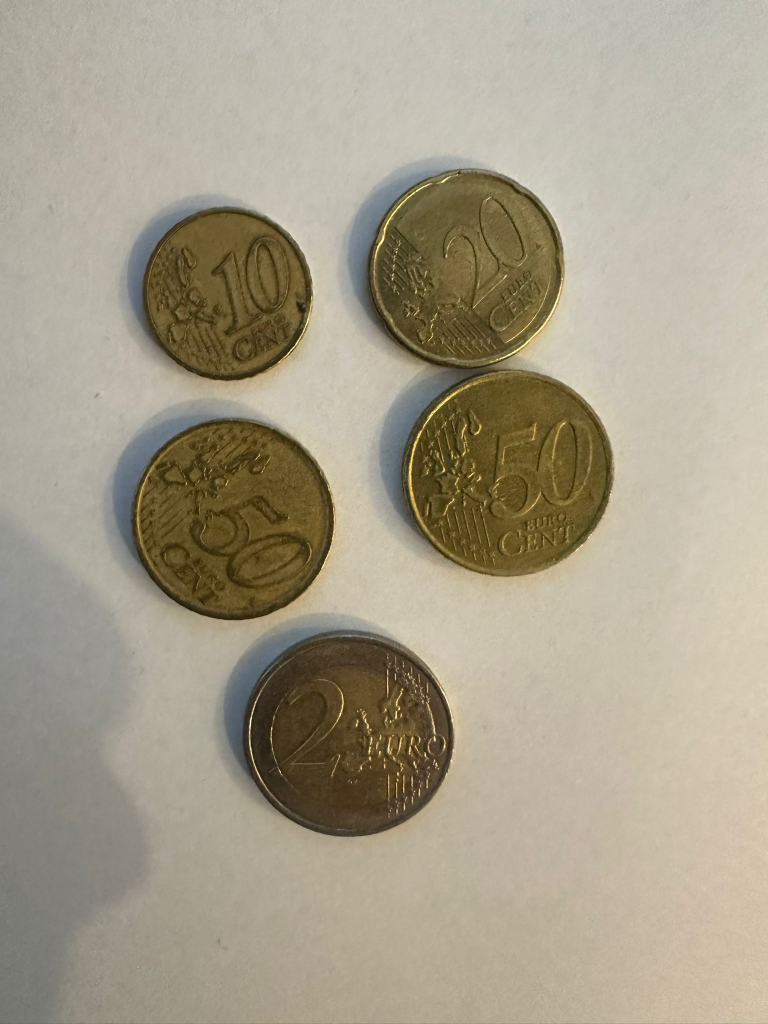
#> input picture base_images_validation/WhatsApp Image 2026-02-11 at 15.38.17 (2).jpeg, 1536 x 2048 px (shown at 1/2 size)
$ python otsu_egemen.py
#> lines starting #> are read from the running program, lines starting #| are printed output that depends on the picture; after the words box and inside, x2 and y2 are one past the last pixel; in counts of white or black regions, pixels touching at a corner belong together
import cv2
import numpy as np
import math

def compter_pieces_avance(image_path, min_area=1500, show_steps=True):
    # 1. Chargement de l'image
#> called with min_area = 1500, show_steps = True
    img = cv2.imread(image_path)
#> img is the input picture: shape (2048, 1536, 3); mean B, G, R 138.3, 158, 166.2
    if img is None:
        print(f"Erreur : Image introuvable -> {image_path}")
        return

    output = img.copy()

    # 2. Prétraitement : Conversion en nuances de gris et floutage
    # Le flou médian est idéal pour supprimer les détails (gravures) sur les pièces
    gris = cv2.cvtColor(img, cv2.COLOR_BGR2GRAY)
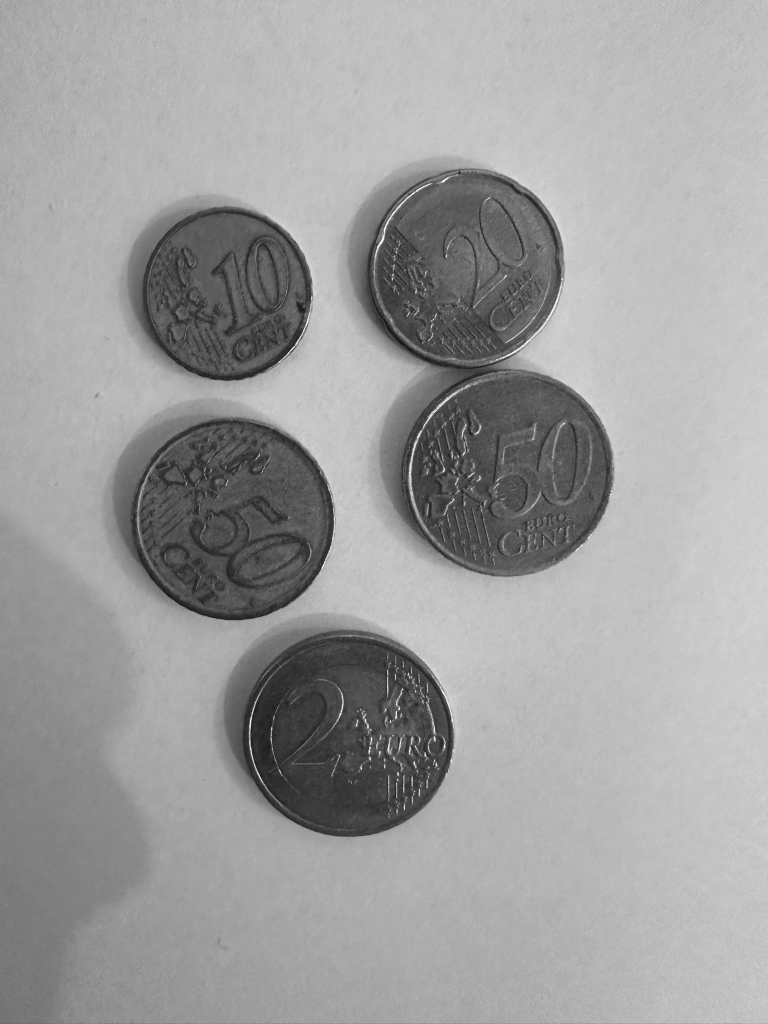
#> gris: shape (2048, 1536) (shown at 1/2 size); min 9, max 251, mean 158.2
    flou = cv2.medianBlur(gris, 7)

    # 3. Seuillage d'Otsu (Binarisation automatique)
    # On utilise THRESH_BINARY_INV car les pièces sont généralement plus sombres que le fond
    _, seuil = cv2.threshold(flou, 0, 255, cv2.THRESH_BINARY_INV + cv2.THRESH_OTSU)
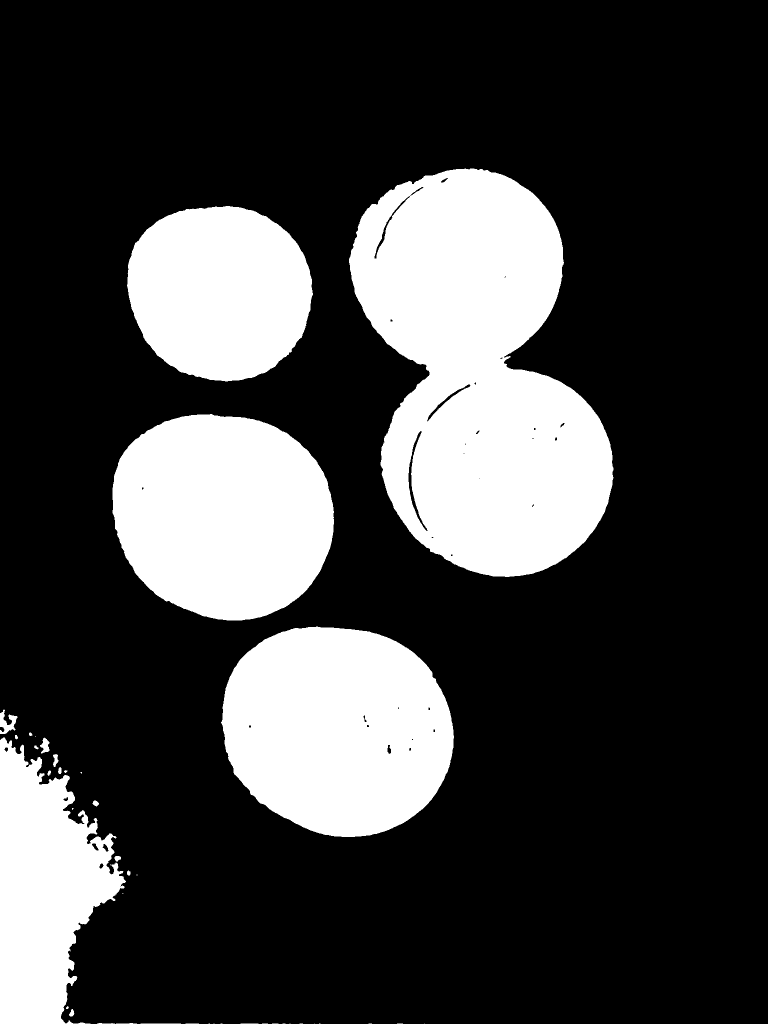
#> seuil: shape (2048, 1536) (shown at 1/2 size); 24.8% white; 43 white regions (19 under 20 px), largest, box (x1, y1, x2, y2) and area: (698, 337, 1227, 1154) 286328, (442, 1253, 908, 1674) 154306, (225, 828, 668, 1241) 145411

    # 4. Opérations morphologiques (Fermer les trous et supprimer le bruit)
    kernel = np.ones((5,5), np.uint8)
    fermeture = cv2.morphologyEx(seuil, cv2.MORPH_CLOSE, kernel, iterations=2)
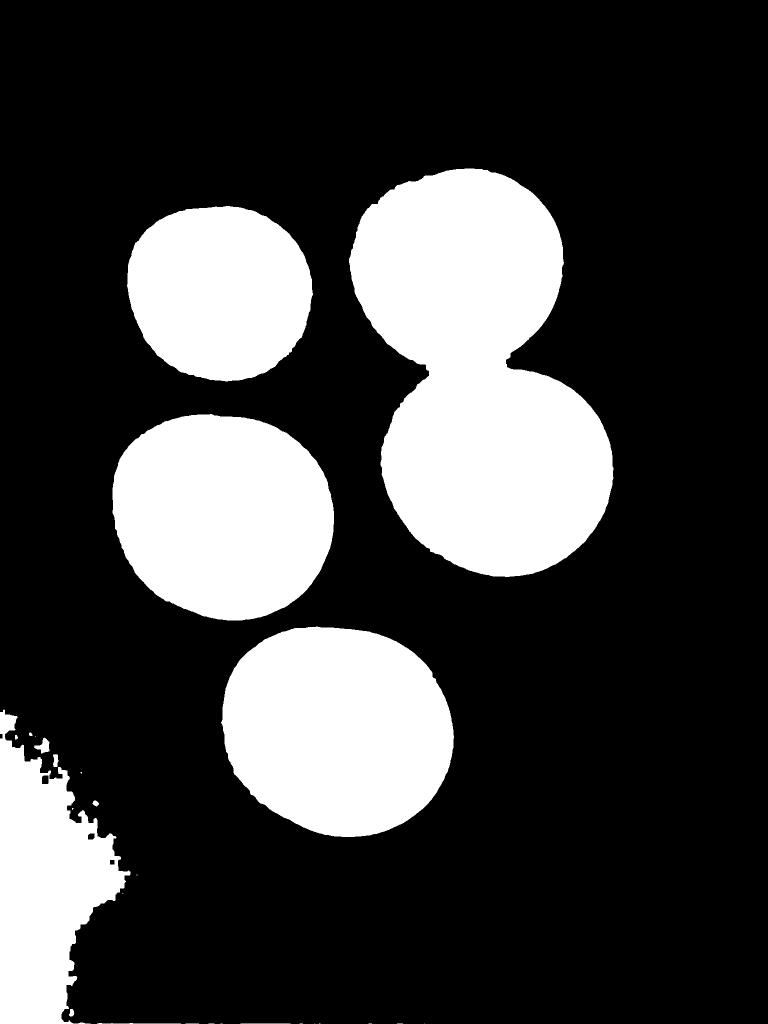
#> fermeture: shape (2048, 1536) (shown at 1/2 size); 25% white; 27 white regions (13 under 20 px), largest, box (x1, y1, x2, y2) and area: (698, 337, 1227, 1154) 288854, (442, 1253, 908, 1674) 154538, (225, 828, 668, 1241) 145444
    ouverture = cv2.morphologyEx(fermeture, cv2.MORPH_OPEN, kernel, iterations=1)
#> ouverture: shape (2048, 1536); 24.9% white; 12 white regions

    # 5. Détection des contours
    contours, _ = cv2.findContours(ouverture, cv2.RETR_EXTERNAL, cv2.CHAIN_APPROX_SIMPLE)
#> contours = 12 contours, 2 with area under 20; largest, box (x1, y1, x2, y2) and area: (698, 337, 1227, 1154) 287738, (443, 1254, 908, 1674) 153891, (225, 829, 668, 1241) 144818, (255, 412, 625, 763) 102460, (0, 1424, 261, 2048) 90746

    nombre_pieces = 0
    for cnt in contours:
        aire = cv2.contourArea(cnt)
        perimetre = cv2.arcLength(cnt, True)

        if perimetre == 0 or aire < min_area:
            continue

        # Calcul de la circularité : 1.0 correspond à un cercle parfait
        circularite = (4 * math.pi * aire) / (perimetre * perimetre)

        # Un intervalle entre 0.7 et 1.2 est idéal pour les pièces de monnaie
        if 0.7 < circularite < 1.2:
            nombre_pieces += 1

            # Visualisation : Dessiner le cercle englobant minimum
            (x, y), rayon = cv2.minEnclosingCircle(cnt)
            centre = (int(x), int(y))
            cv2.circle(output, centre, int(rayon), (0, 255, 0), 3)
            cv2.putText(output, f"Piece #{nombre_pieces}", (int(x)-20, int(y)),
                        cv2.FONT_HERSHEY_SIMPLEX, 0.8, (0, 0, 255), 2)
#> this loop made 12 passes
#> (aire, perimetre, circularite, x, y, rayon, centre) on passes 9 to 11: (153891, 1481.3, 0.881, 674.6, 1453.3, 237.6, (674, 1453)), (144817.5, 1435.6, 0.883, 440, 1028.7, 229.5, (439, 1028)), (102460, 1213.1, 0.875, 436.5, 580, 191.2, (436, 580))
#> (aire, perimetre) on passes 2 to 5: (93.5, 39.9), (77.5, 32.73), (174, 63.66), (439, 103.5)
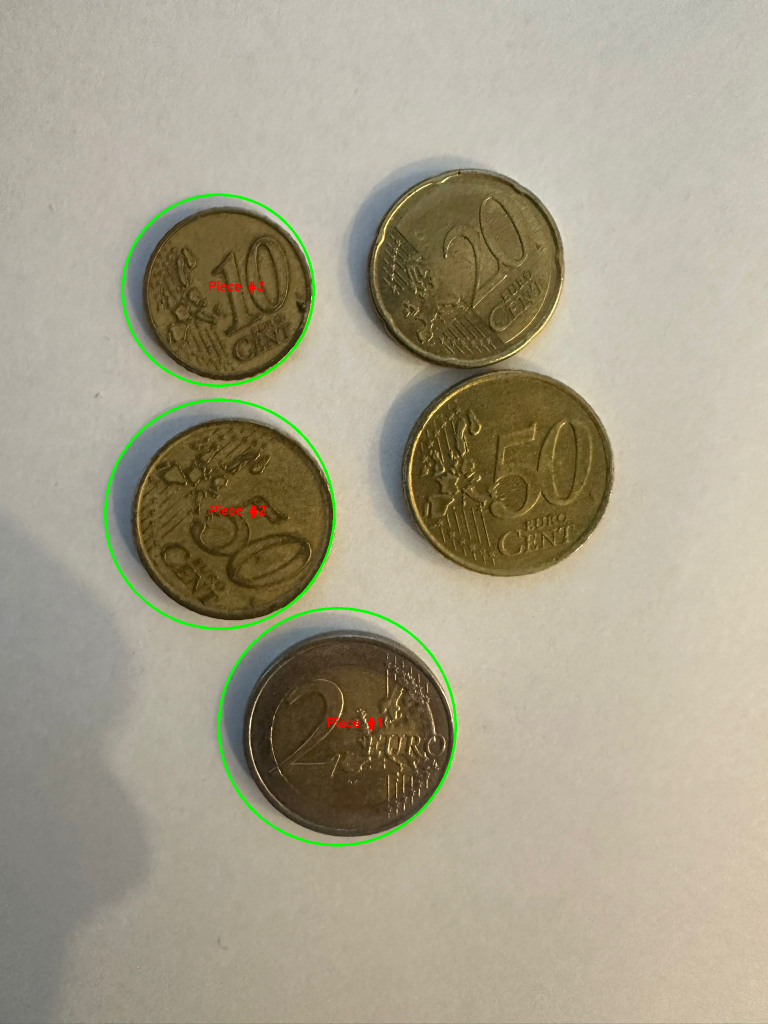
#> output: shape (2048, 1536, 3) (shown at 1/2 size); 0.73% of pixels changed, all inside (x1, y1, x2, y2) = (208, 387, 914, 1693)
#> after the loop, nombre_pieces = 3

    print(f"Total des pièces détectées : {nombre_pieces}")
#| Total des pièces détectées : 3

    # Affichage des étapes si activé
    if show_steps:
        cv2.imshow("1. Gris et Flou", flou)
        cv2.imshow("2. Seuillage d'Otsu", seuil)
        cv2.imshow("3. Masque Nettoye", ouverture)
        cv2.imshow("4. Resultat Final", output)
        cv2.waitKey(0)
        cv2.destroyAllWindows()

if __name__ == "__main__":
    # Remplacez le chemin par votre image de validation
    chemin_image = "base_images_validation/WhatsApp Image 2026-02-11 at 15.38.17 (2).jpeg"
    compter_pieces_avance(chemin_image)
